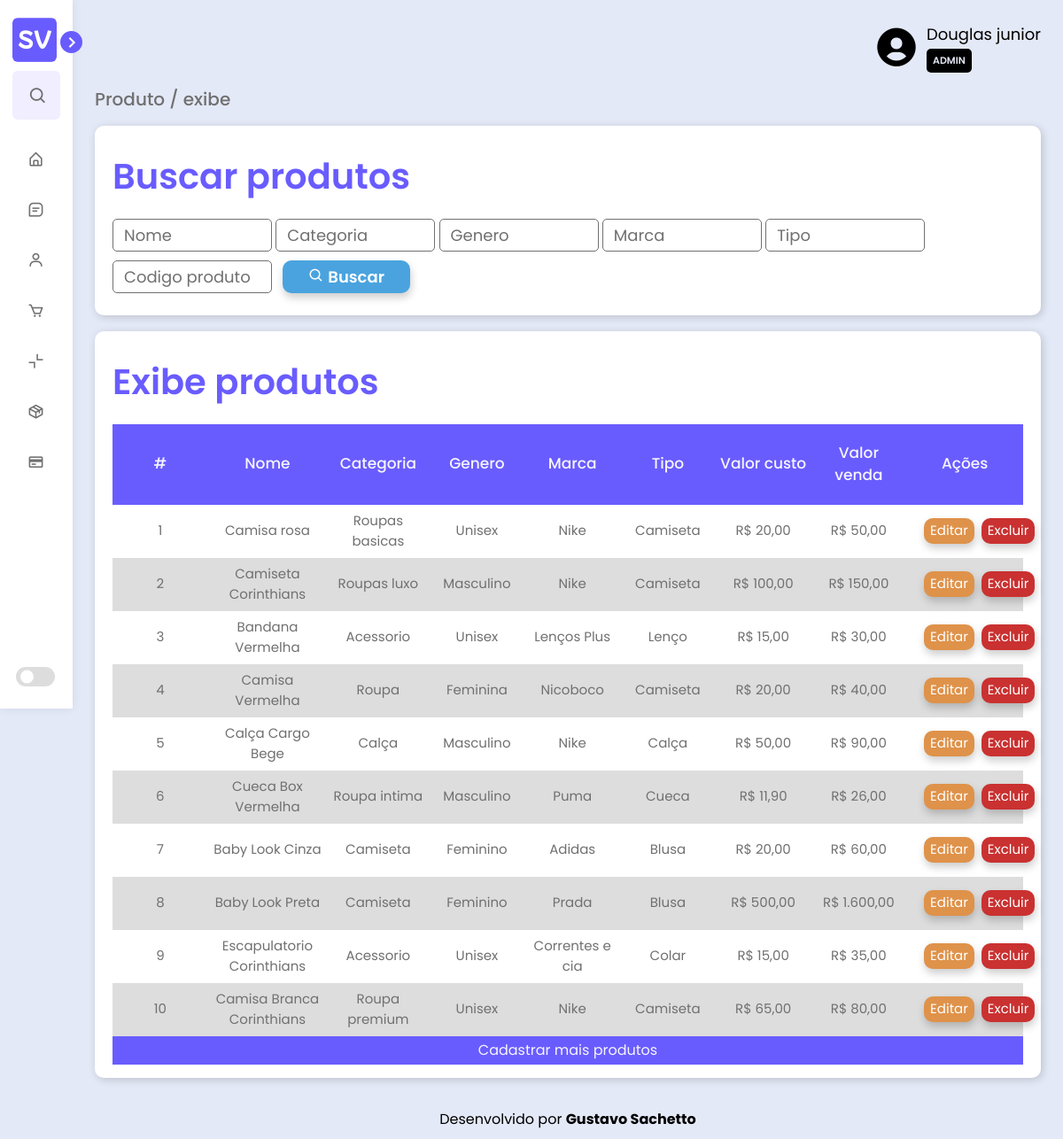
The page /view/pages/produto.php on the database its author committed.
### tables this page shows
create table produto(
	codProduto int auto_increment not null primary key,
	nomeProduto varchar (70) not null,
	quantidade int not null,
    valorCusto decimal(7,2) not null,
	valorVenda decimal(7,2) not null
);

### controller/buscaProduto.php (called while the page is built, shortened)
<?php
    require_once '../../model/conexao.php';
    $config = parse_ini_file('../../model/config.ini');
    $conexao = new conexao ($config['dbname'], $config['host'], $config['user'], $config['password']);
    $buscaNome = $buscaCate = $buscaGen = $buscaMarca = $buscaTipo = $buscaCod = "";
    $produtos = $conexao -> consultaProduto($buscaNome, $buscaCate, $buscaGen, $buscaMarca, $buscaTipo, $buscaCod);
?>

### model/conexao.php (called while the page is built, shortened)
<?php
class conexao {
    private $pdo;
    public function __construct($dbname, $host, $user, $password) {
        try {
            $this -> pdo = New PDO ("mysql:dbname=" . $dbname . ";host=" . $host, $user, $password);
            return "CONEXÃO DO PDO";
        } catch (PDOException $erro) {
            return "ERRO DE CONEXÃO NO PDO:" . $erro -> getMessage();
            exit();
        } catch (Exception $erro) {
            return "ERRO NÃO PASSOU DA CONEXÃO:" . $erro -> getMessage();
            exit();
        }
    }
    public function conversorMoeda($converter) {
        $resultado = "R$ " . number_format($converter, 2, ",", ".");
        return $resultado;
    }
    public function consultaProduto($buscaNome, $buscaCate, $buscaGen, $buscaMarca, $buscaTipo, $buscaCod) {
        $consulta = "SELECT * FROM produto WHERE
        produto.nomeProduto LIKE '%$buscaNome%'   AND
        produto.categoria   LIKE '%$buscaCate%'   AND
        produto.genero      LIKE '%$buscaGen%'    AND
        produto.marca       LIKE '%$buscaMarca%'  AND
        produto.tipo        LIKE '%$buscaTipo%' ORDER BY produto.codProduto ASC";
        $resultado = $this -> consultaBanco($consulta);
        return $resultado;
    }
    public function consultaBanco($consulta) {
        $consultaBanco = $this -> pdo -> query($consulta);
        $consultaBanco -> execute();
        while ($resultado = $consultaBanco -> fetchAll(PDO::FETCH_ASSOC)) {
            return $resultado;
        }
    }
}
?>

### controller/exibeProduto.php (the view)
<?php
    require_once '../../model/conexao.php';
    $config = parse_ini_file('../../model/config.ini');
    $conexao = new conexao ($config['dbname'], $config['host'], $config['user'], $config['password']);
    if (isset($produtos)) {
        echo "
        <form method='post' action='editarProduto.php'>
            <table>
                <thead>
                    <td>#</td>
                    <td>Nome</td>
                    <td>Categoria</td>
                    <td>Genero</td>
                    <td>Marca</td>
                    <td>Tipo</td>
                    <td>Valor custo</td>
                    <td>Valor venda</td>
                    <td>Ações</td>
                </tr>
            </thead>
            <tbody>
        ";
        foreach ($produtos as $item) {
            echo "
                    <tr>
                        <td>" . stripslashes($item['codProduto']) . "</td>
                        <td>" . stripslashes($item['nomeProduto']) . "</td>
                        <td>" . stripslashes($item['categoria']) . "</td>
                        <td>" . stripslashes($item['genero']) . "</td>
                        <td>" . stripslashes($item['marca']) . "</td>
                        <td>" . stripslashes($item['tipo']) . "</td>
                        <td>" . $conexao -> conversorMoeda($item['valorCusto']) . "</td>
                        <td>" . $conexao -> conversorMoeda($item['valorVenda']) . "</td>
                        <td>
                            <div class='buttons'>
                                <button type='submit' class='editar' name='editar' value=" . $item['codProduto'] . ">Editar</button>
                                <button type='button' class='excluir produto' name='excluir' value=" . $item['codProduto'] . ">Excluir</button>
                            </div>
                        </td>
                    </tr>
            ";
        }
        echo "
                </tbody>
                <tfoot>
                    <tr>
                        <td colspan='13'><a href='cadastroProduto.php'>Cadastrar mais produtos</a></td>
                    </tr>
                </tfoot>
            </table>
        </form>";
    } else {
        echo "<p>Nenhum produto encontrado! <a href='cadastroProduto.php'>Cadastrar</a></p>";
    }
?>

### view/css/style.css (style rules this page uses)
* { margin: 0; padding: 0; text-decoration: none; font-family: 'Poppins', Arial, Helvetica, sans-serif; }
:root { --neutral-color: #000000; --body-color: #E4E9F7; --form-color: #FFFFFF; --sidebar-color: #FFFFFF; --alert-color: #FFFFFF; --primary-color: #695CFE; --secondary-color: #695CFE; --primary-color-light: #F6F5FF; --toggle-color: #DDDDDD; --tbody-color: #DDDDDD; --title-color: #18191A; --text-color: #707070; --text-color-dark: #252525; --link-color: #775fff; --link-color-hover: #2f1cfd; --link-color-default: #1a92e2; --button-color-submit: #3ed65f; --button-color-search: #4aa3df; --button-color-edit: #df924a; --button-color-see: #ab70ee; --button-color-reset: #ca3131; --base-color: #F0EEFF; --sidebar-shadow: 0px 0px 10px #00000015; --form-shadow: 2px 2px 10px #0000002c; --button-shadow: 1px 5px 10px #00000033; --transition-01: all 0.1s ease; --transition-02: all 0.2s ease; --transition-03: all 0.3s ease; --transition-04: all 0.4s ease; }
body { height: 100vh; background: var(--body-color); margin-left: 82px; }

### view/css/table.css (style rules this page uses)
.container-table>form .buttons { width: 100px; margin: 0 auto; display: flex; align-items: center; justify-content: space-around; }
.container-table>form button { border: none; padding: 2px 6px; margin: 0 4px; border-radius: 10px; color: white; border: 1px solid transparent; box-shadow: var(--button-shadow); }
.container-table>form button.editar { background-color: var(--button-color-edit); }
.container-table>form button.excluir { background-color: var(--button-color-reset); }
table, th, td { width: 90px; }
table { width: 100%; text-align: center; }
table>thead { font-size: 17px; font-weight: 500; color: var(--primary-color-light); background-color: var(--secondary-color); }
table>thead td { padding: 20px 5px; }
table>tbody td { color: var(--text-color); font-size: 15px; padding: 3px 5px; height: 60px; }
table>tfoot td { padding: 4px 5px; background-color: var(--secondary-color); }
table>tfoot td > a { color: var(--primary-color-light); text-decoration: none; }
tr:nth-child(even) { background-color: var(--tbody-color); }

### rows shown on the page
produto: codProduto "1", nomeProduto "Camisa rosa", categoria "Roupas basicas", genero "Unisex", marca "Nike", tipo "Camiseta", valorCusto "R$ 20,00", valorVenda "R$ 50,00"
produto: codProduto "2", nomeProduto "Camiseta Corinthians", categoria "Roupas luxo", genero "Masculino", marca "Nike", tipo "Camiseta", valorCusto "R$ 100,00", valorVenda "R$ 150,00"
produto: codProduto "3", nomeProduto "Bandana Vermelha", categoria "Acessorio", genero "Unisex", marca "Lenços Plus", tipo "Lenço", valorCusto "R$ 15,00", valorVenda "R$ 30,00"
produto: codProduto "4", nomeProduto "Camisa Vermelha", categoria "Roupa", genero "Feminina", marca "Nicoboco", tipo "Camiseta", valorCusto "R$ 20,00", valorVenda "R$ 40,00"
produto: codProduto "5", nomeProduto "Calça Cargo Bege", categoria "Calça", genero "Masculino", marca "Nike", tipo "Calça", valorCusto "R$ 50,00", valorVenda "R$ 90,00"
produto: codProduto "6", nomeProduto "Cueca Box Vermelha", categoria "Roupa intima", genero "Masculino", marca "Puma", tipo "Cueca", valorCusto "R$ 11,90", valorVenda "R$ 26,00"
produto: codProduto "7", nomeProduto "Baby Look Cinza", categoria "Camiseta", genero "Feminino", marca "Adidas", tipo "Blusa", valorCusto "R$ 20,00", valorVenda "R$ 60,00"
produto: codProduto "8", nomeProduto "Baby Look Preta", categoria "Camiseta", genero "Feminino", marca "Prada", tipo "Blusa", valorCusto "R$ 500,00", valorVenda "R$ 1.600,00"
produto: codProduto "9", nomeProduto "Escapulatorio Corinthians", categoria "Acessorio", genero "Unisex", marca "Correntes e cia", tipo "Colar", valorCusto "R$ 15,00", valorVenda "R$ 35,00"
produto: codProduto "10", nomeProduto "Camisa Branca Corinthians", categoria "Roupa premium", genero "Unisex", marca "Nike", tipo "Camiseta", valorCusto "R$ 65,00", valorVenda "R$ 80,00"
